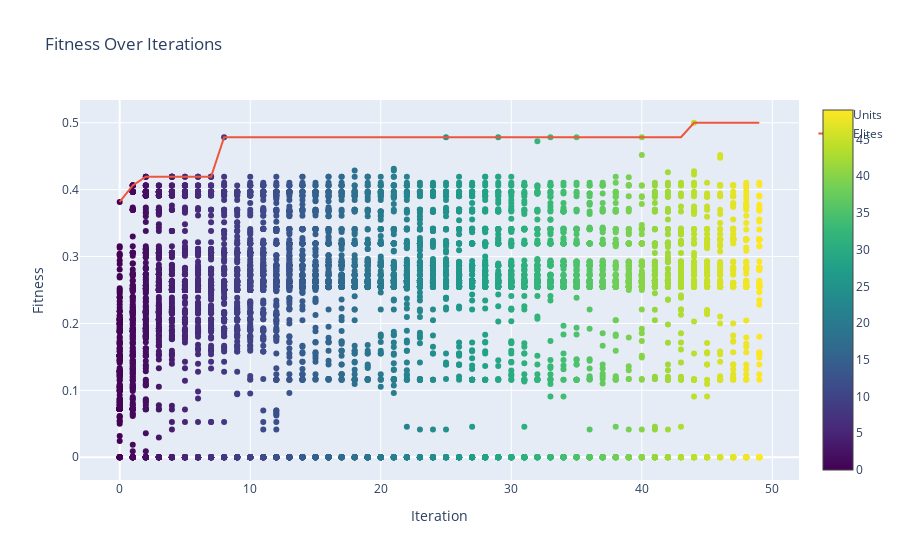

Here is the notebook cell this chart was saved with:
### Code cell
import plotly.graph_objects as go
import numpy as np

x_data = []
y_data = []
hover_texts = []

for i, p in enumerate(p_history):
    for u in p.units:
        x_data.append(i)
        y_data.append(u.fitness)
        hover_texts.append(f'ID: {u.ID}' + '<br>' + f'fitness: {u.fitness}')

fig = go.Figure()

# Add scatter plot
fig.add_trace(go.Scatter(
    x=x_data,
    y=y_data,
    mode='markers',
    marker=dict(color=x_data, colorscale='Viridis', showscale=True),
    text=hover_texts,
    hoverinfo='text',
    name='Units'
))

# Add line plot for elites' fitness
fig.add_trace(go.Scatter(
    x=list(range(len(p_history))),
    y=[max(p.elites, key=lambda elite: elite.fitness).fitness for p in p_history],
    mode='lines',
    name='Elites'
))

fig.update_layout(
    title='Fitness Over Iterations',
    xaxis_title='Iteration',
    yaxis_title='Fitness',
)

fig.show()

### Figure 1 — Plotly figure (JSON) as saved in the notebook; plotly's stock layout.template omitted (floating-point values rounded to 4 significant figures; data arrays with more than 128 entries replaced by an {"elided": "..."} marker saying what was removed)
{"data": [{"hoverinfo": "text", "marker": {"color": {"elided": "7466 int values"}, "colorscale": [[0, "#440154"], [0.1111, "#482878"], [0.2222, "#3e4989"], [0.3333, "#31688e"], [0.4444, "#26828e"], [0.5556, "#1f9e89"], [0.6667, "#35b779"], [0.7778, "#6ece58"], [0.8889, "#b5de2b"], [1, "#fde725"]], "showscale": true}, "mode": "markers", "name": "Units", "text": {"elided": "7466 str values"}, "type": "scatter", "x": {"elided": "7466 int values"}, "y": {"elided": "7466 float values"}}, {"mode": "lines", "name": "Elites", "type": "scatter", "x": [0, 1, 2, 3, 4, 5, 6, 7, 8, 9, 10, 11, 12, 13, 14, 15, 16, 17, 18, 19, 20, 21, 22, 23, 24, 25, 26, 27, 28, 29, 30, 31, 32, 33, 34, 35, 36, 37, 38, 39, 40, 41, 42, 43, 44, 45, 46, 47, 48, 49], "y": [0.3816, 0.4062, 0.4194, 0.4194, 0.4194, 0.4194, 0.4194, 0.4194, 0.4783, 0.4783, 0.4783, 0.4783, 0.4783, 0.4783, 0.4783, 0.4783, 0.4783, 0.4783, 0.4783, 0.4783, 0.4783, 0.4783, 0.4783, 0.4783, 0.4783, 0.4783, 0.4783, 0.4783, 0.4783, 0.4783, 0.4783, 0.4783, 0.4783, 0.4783, 0.4783, 0.4783, 0.4783, 0.4783, 0.4783, 0.4783, 0.4783, 0.4783, 0.4783, 0.4783, 0.5, 0.5, 0.5, 0.5, 0.5, 0.5]}], "layout": {"title": {"text": "Fitness Over Iterations"}, "xaxis": {"title": {"text": "Iteration"}}, "yaxis": {"title": {"text": "Fitness"}}}}
